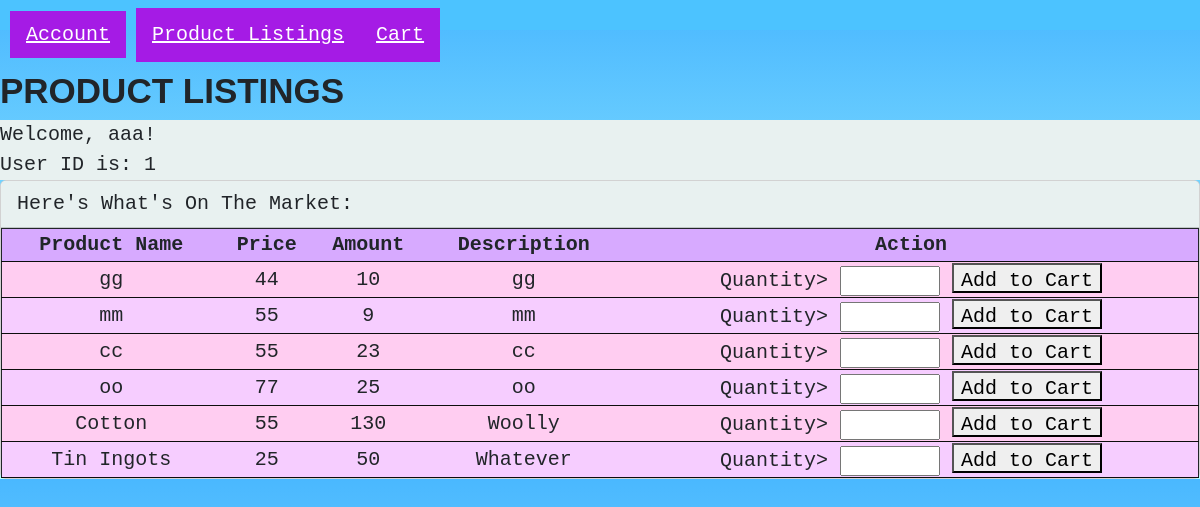
/product_listings.php (signed in), run on the app's committed database.
### tables this page shows
CREATE TABLE `products` (
  `ProductName` text NOT NULL,
  `ProductID` int(11) NOT NULL,
  `UserID` int(11) NOT NULL,
  `Amount` int(11) NOT NULL,
  `Description` text NOT NULL,
  `Price` int(11) NOT NULL
);

### product_listings.php (the view, shortened to what this page needs)
<!DOCTYPE html>
<html>
    <head>
        <link href = "https://cdn.jsdelivr.net/npm/bootstrap@5.2.1/dist/css/bootstrap.min.css" rel = "stylesheet">
        <link href = "style2.css" rel = "stylesheet">
    </head>
        <div class = "navbar">
            <div class="dropdown" tabindex="1">
                <a class="dropbtn">Account</a>
            </div>
            <a href = "product_listings.php" class="dropbtn">Product Listings</a>
            <a href = "cart.php" class="dropbtn">Cart</a>
        </div>
        <h1>PRODUCT LISTINGS</h1>
        <div class = "card-header">
            Welcome, <?php echo $_SESSION["Username"] ?>!<br>
            User ID is: <?php echo $_SESSION["UserID"] ?>
        </div>
        <div class = "card">
            <div class = "card-header">
                Here's What's On The Market:
            </div>
            <?php
            $_UserID = $_SESSION["UserID"];
            $conn = mysqli_connect("localhost","root","","openplaza");
            $result = mysqli_query($conn,"SELECT * FROM products WHERE UserID != '$_UserID' LIMIT 50");
            $data = $result->fetch_all(MYSQLI_ASSOC);
            ?>
            <table border="1">
            <tr>
                <th>Product Name</th>
                <th>Price</th>
                <th>Amount</th>
                <th>Description</th>
                <th>Action</th>
            </tr>
            <?php foreach($data as $row): ?>
            <tr>
                <td><?= htmlspecialchars($row['ProductName']) ?></td>
                <td><?= htmlspecialchars($row['Price']) ?></td>
                <td><?= htmlspecialchars($row['Amount']) ?></td>
                <td><?= htmlspecialchars($row['Description']) ?></td>
                <td><form action="add_cart.php" method="post">
                    <label for="Quantity">Quantity></label>
                    <input style="height:30px; width:100px" id="Quantity" name="Quantity"></input>
                    <button style="height:30px; width:150px" input type="submit" name="ProductID" value="<?= $row['ProductID'] ?>">Add to Cart</button></form></td>
                </tr>
            <?php endforeach ?>
            </table>
        </div>
    </body>
</html>

### style2.css (style rules this page uses)
.card-header { background: #e8f1f0; font-size: 20px; font-family: 'Courier New', Courier, monospace; }
.navbar { background-color: #4cc3ff; font-family: monospace; display: flex; justify-content: flex-start; align-items: center; height: 30px; }
.dropdown { display: inline-block; position: relative; outline: none; margin: 10px; }
.dropbtn { padding: 12px 16px; color: white; background-color: #a51be5; cursor: pointer; transition: 0.35s ease-out; }
h1 { font-size: 35px; font-weight: bold; font-family:'Trebuchet MS', 'Lucida Sans Unicode', 'Lucida Grande', 'Lucida Sans', Arial, sans-serif; padding-top: 40px; }
table { width: 100%; border-collapse: collapse; border: 1px solid; }
th { text-align: center; background-color: #D7AAFF; }
tr { background-color: #F6CDFF; border-bottom: 1px solid #0d0d0d; }
tr:nth-child(even) { background-color: #FFCDF1; }
td { text-align: center; border-bottom: 1px solid #0d0d0d; }

### data on the page
products: ProductName "gg", Price "44", Amount "10", Description "gg", $row['ProductID'] 9 (drawn)
products: ProductName "mm", Price "55", Amount "9", Description "mm", $row['ProductID'] 16 (drawn)
products: ProductName "cc", Price "55", Amount "23", Description "cc", $row['ProductID'] 17 (drawn)
products: ProductName "oo", Price "77", Amount "25", Description "oo", $row['ProductID'] 18 (drawn)
products: ProductName "Cotton", Price "55", Amount "130", Description "Woolly", $row['ProductID'] 19 (drawn)
products: ProductName "Tin Ingots", Price "25", Amount "50", Description "Whatever", $row['ProductID'] 22 (drawn)

### other printed values
$_SESSION["Username"] "aaa"
$_SESSION["UserID"] "1"
